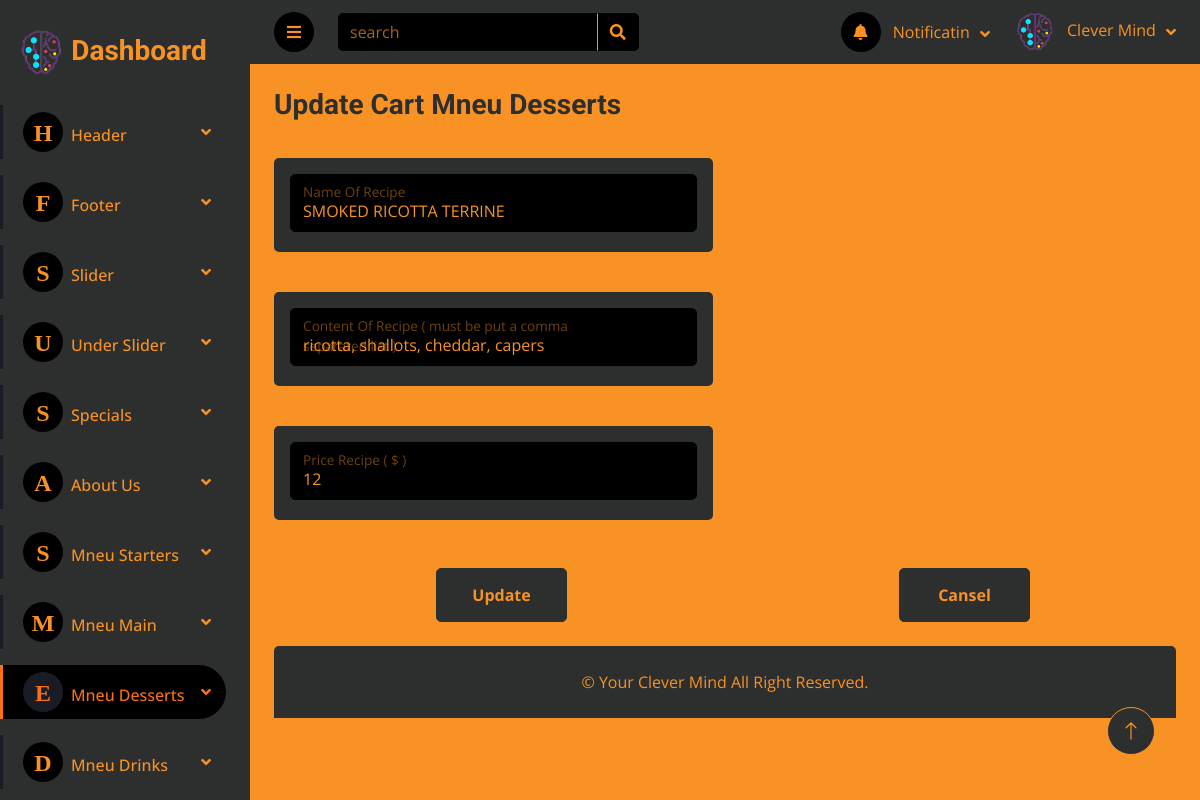
Screenshot of /Dashboard/add_mneu_cart_desserts.php?edit_desserts=1 with the database file from the repository.
### tables this page shows
CREATE TABLE `mneu_cart_desserts` (
  `id_cart_desserts` int(11) NOT NULL,
  `name_recipe_desserts` varchar(200) NOT NULL,
  `content_recipe_desserts` varchar(300) NOT NULL,
  `price_recipe_desserts` varchar(100) NOT NULL
);

### Dashboard/inc/Functions.php (called while the page is built, shortened)
<?php
include "connection.php";
if(isset($_GET['edit_desserts'])){
   $id_cart_desserts=$_GET['edit_desserts'];
   $update=true;
   $sql="SELECT * FROM `mneu_cart_desserts` WHERE `id_cart_desserts`='$id_cart_desserts'";
   $query=mysqli_query($conn,$sql);
   while ($row=mysqli_fetch_assoc($query)) {
      $name_recipe_desserts = $row['name_recipe_desserts'];
      $content_recipe_desserts = $row['content_recipe_desserts'];
      $price_recipe_desserts = $row['price_recipe_desserts'];
   }
}
?>

### Dashboard/add_mneu_cart_desserts.php (the view, shortened to what this page needs)
<?php
include "inc/connection.php";
include "inc/Functions.php";
include "inc/header.php";
?>
                <div class="navbar-nav nv w-100">
                    <div class="nav-item dropdown mb-3">
                        <a href="#" class="nav-link dropdown-toggle" data-bs-toggle="dropdown"><i class="fa me-2"><span style="font-size: 24px;">H</span></i>Header</a>
                    </div>
                    <div class="nav-item dropdown mb-3">
                        <a href="#" class="nav-link dropdown-toggle" data-bs-toggle="dropdown"><i class="fa me-2"><span style="font-size: 24px;">F</span></i>Footer</a>
                    </div>
                    <div class="nav-item dropdown mb-3">
                        <a href="#" class="nav-link dropdown-toggle" data-bs-toggle="dropdown"><i class="fa me-2"><span style="font-size: 24px;">S</span></i>Slider</a>
                    </div>
                    <div class="nav-item dropdown mb-3">
                        <a href="#" class="nav-link dropdown-toggle" data-bs-toggle="dropdown"><i class="fa me-2"><span style="font-size: 24px;">U</span></i>Under Slider</a>
                    </div>
                    <div class="nav-item dropdown mb-3">
                        <a href="#" class="nav-link dropdown-toggle" data-bs-toggle="dropdown"><i class="fa me-2"><span style="font-size: 24px;">S</span></i>Specials</a>
                    </div>
                    <div class="nav-item dropdown mb-3">
                        <a href="#" class="nav-link dropdown-toggle" data-bs-toggle="dropdown"><i class="fa me-2"><span style="font-size: 24px;">A</span></i>About Us</a>
                    </div>
                    <div class="nav-item dropdown mb-3">
                        <a href="#" class="nav-link dropdown-toggle" data-bs-toggle="dropdown"><i class="fa me-2"><span style="font-size: 24px;">S</span></i>Mneu Starters</a>
                    </div>
                    <div class="nav-item dropdown mb-3">
                        <a href="#" class="nav-link dropdown-toggle" data-bs-toggle="dropdown"><i class="fa me-2"><span style="font-size: 24px;">M</span></i>Mneu Main</a>
                    </div>
                    <div class="nav-item dropdown mb-3">
                        <a href="#" class="nav-link dropdown-toggle active" data-bs-toggle="dropdown"><i class="fa me-2"><span style="font-size: 24px;">E</span></i>Mneu Desserts</a>
                    </div>
                    <div class="nav-item dropdown mb-3">
                        <a href="#" class="nav-link dropdown-toggle" data-bs-toggle="dropdown"><i class="fa me-2"><span style="font-size: 24px;">D</span></i>Mneu Drinks</a>
                    </div>
                </div>
            </nav>
        </div>
        <div class="content">
           <?php
            include "inc/navbar.php";
           ?>
            <div class="container-fluid pt-4 px-4">
                <form action="<?php echo $_SERVER['PHP_SELF'] ?>" method="POST" enctype="multipart/form-data">
                    <div class="row g-4">
                        <div class="col-lg-6 col-xl-6">
                            <?php if($update==true || $edit==true): ?>
                                <h3 class="text-secondary alert-link">Update Cart Mneu Desserts</h3>
                            <?php else: ?>
                                <h3 class="text-secondary alert-link">Add Cart Mneu Desserts</h3>
                            <?php endif; ?>
                        </div>
                    </div>
                    <div class="row g-4 mb-3 mt-1">
                        <div class="col-lg-6 col-xl-6">
                            <div class="bg-secondary rounded align-items-center justify-content-between p-3">
                                <div class="form-floating">
                                    <input type="text" name="name_recipe_desserts" value="<?php echo htmlspecialchars($name_recipe_desserts); ?>" class="form-control" id="floatingInputName" placeholder=" ">
                                    <label for="floatingInputName">Name Of Recipe</label>
                                </div>
                            </div>
                        </div>
                    </div>
                    <div class="row g-4 my-3">
                        <div class="col-lg-6 col-xl-6">
                            <div class="bg-secondary rounded align-items-center justify-content-between p-3">
                                <div class="form-floating">
                                    <input type="text" name="content_recipe_desserts" value="<?php echo htmlspecialchars($content_recipe_desserts); ?>" class="form-control" id="floatingInputContent" placeholder=" ">
                                    <label for="floatingInputContent">Content Of Recipe ( must be put a comma separated list )</label>
                                </div>
                            </div>
                        </div>
                    </div>
                    <div class="row g-4 my-3">
                        <div class="col-lg-6 col-xl-6">
                            <div class="bg-secondary rounded align-items-center justify-content-between p-3">
                                <div class="form-floating">
                                    <input type="number" name="price_recipe_desserts" value="<?php echo htmlspecialchars($price_recipe_desserts); ?>" min="0" step="0.00001" class="form-control" id="floatingInputPrice" placeholder=" ">
                                    <label for="floatingInputPrice"> Price Recipe ( $ )</label>
                                </div>
                            </div>
                        </div>
                    </div>
                    <div class="row g-4 justify-content-around mt-2 mb-2">
                        <div class="col-lg-2 col-xl-2">
                            <?php if($update==true): ?>
                                 <button name="update_desserts" class="btn btn-secondary m-2 w-100 h-100 alert-link">Update</button>
                            <?php else: ?>
                                <button name="save_desserts" class="btn btn-secondary m-2 w-100 h-100 alert-link">Save</button>
                            <?php endif; ?>
                        </div>
                        <div class="col-lg-2 col-xl-2">
                            <button name="cansel_desserts" class="btn btn-secondary m-2 w-100 h-100 alert-link">Cansel</button>
                        </div>
                    </div>
                </form>
            </div>
<?php
    include "inc/footer.php";
?>

### Dashboard/css/style.css (style rules this page uses)
:root { --primary: #EB1616; --secondary: #191C24; --dark: #000000; --black-b: #2d2e2e ; --orange : #F99225 ; --place : #f99325ab; --thumb : #836b545e; --orange-h: rgb(250, 112, 19) ; }
.btn { transition: .5s; }
.content { margin-left: 250px; min-height: 100vh; background: var(--orange); transition: 0.5s; }
@media (min-width: 992px) { .content { width: calc(100% - 250px); } }
.sidebar .navbar .navbar-nav .nav-link { padding: 7px 20px; color: var(--orange); font-weight: 500; border-left: 3px solid var(--secondary); border-radius: 0 30px 30px 0; outline: none; }
.sidebar .navbar .navbar-nav .nav-link:hover, .sidebar .navbar .navbar-nav .nav-link.active { color: var(--orange-h); background: var(--dark); border-color: var(--orange-h); }
.sidebar .navbar .navbar-nav .nav-link i { width: 40px; height: 40px; display: inline-flex; align-items: center; justify-content: center; background: var(--dark); border-radius: 40px; }
.sidebar .navbar .navbar-nav .nav-link:hover i, .sidebar .navbar .navbar-nav .nav-link.active i { background: var(--secondary); }
.sidebar .navbar .dropdown-toggle::after { position: absolute; top: 15px; right: 15px; border: none; content: "\f107"; font-family: "Font Awesome 5 Free"; font-weight: 900; transition: .5s; }

### rows the page displays
mneu_cart_desserts: name_recipe_desserts "SMOKED RICOTTA TERRINE", content_recipe_desserts "ricotta, shallots, cheddar, capers", price_recipe_desserts "12"
